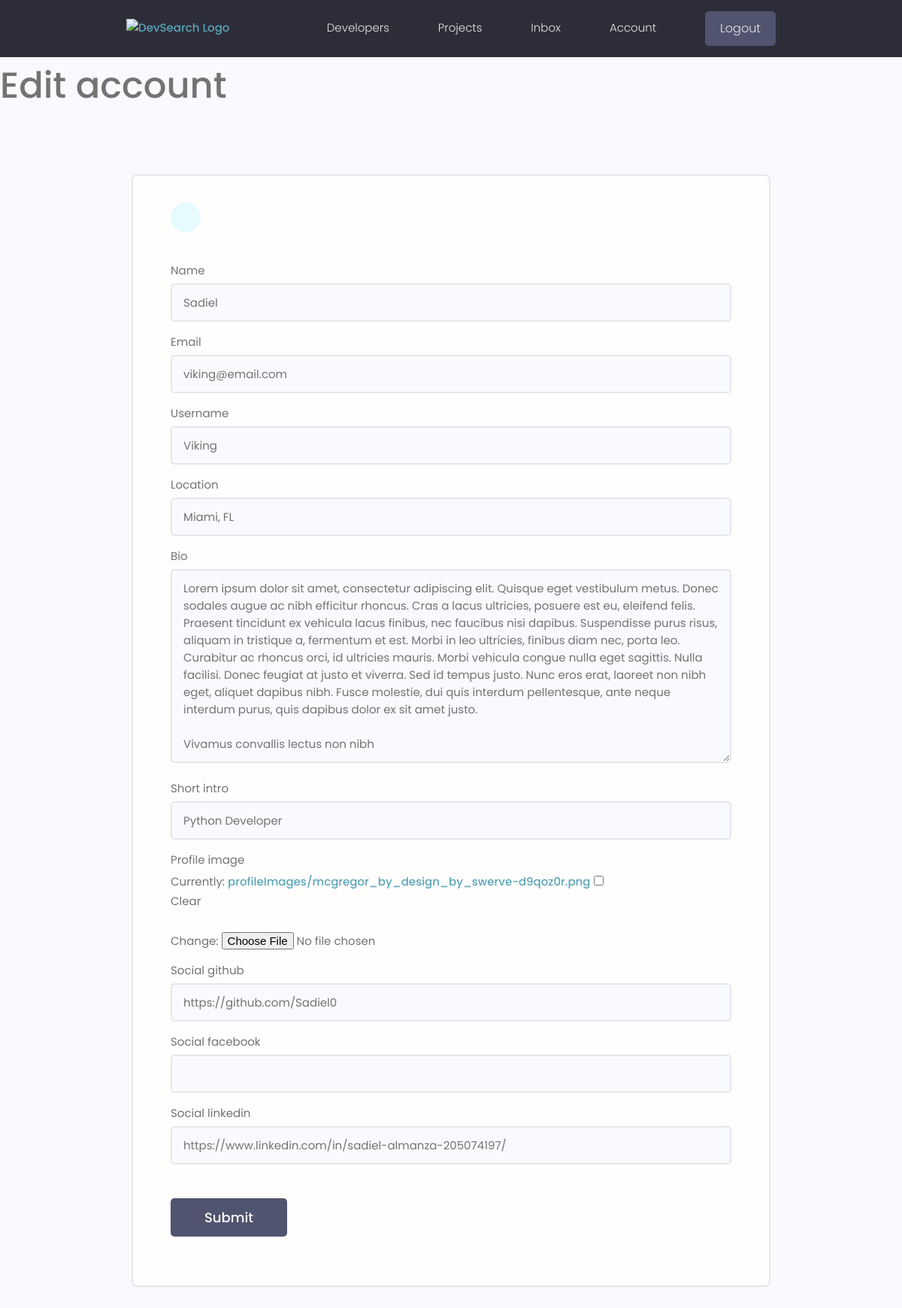
Before: /edit-account (signed in) with the older database file.
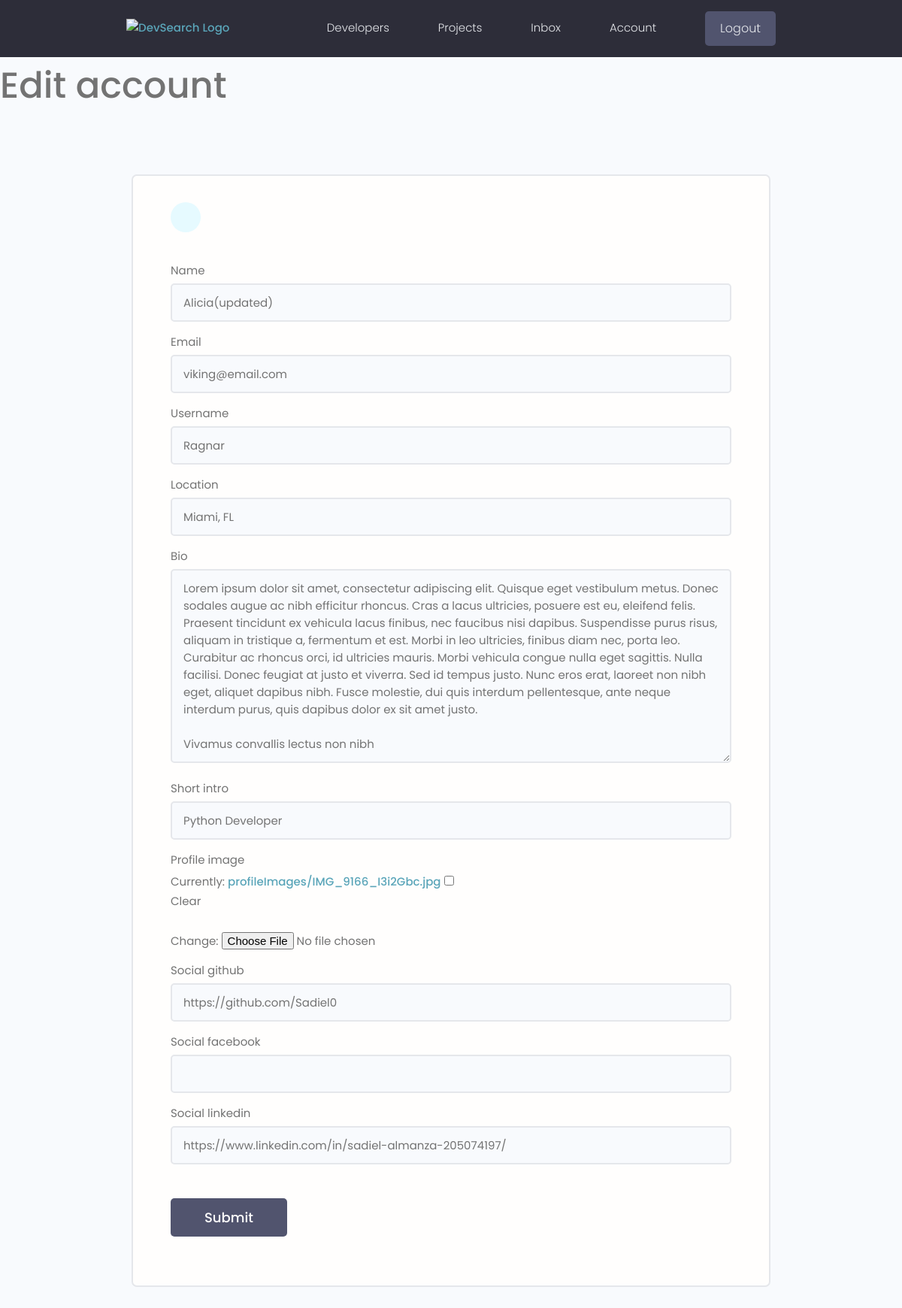
After: the same page with the newer database file.
### users/models.py (models this page shows, shortened)
class Profile(models.Model):
    user = models.OneToOneField(User, on_delete = models.CASCADE,null=True,blank=True)
    name = models.CharField(max_length=200, null=True, blank=True)
    username = models.CharField(max_length=200, null=True, blank=True)
    location = models.CharField(max_length=200, null=True, blank=True)
    email = models.EmailField(max_length=500, blank=True, null=True)
    short_intro =  models.CharField(max_length=200, null=True, blank=True)
    bio = models.TextField(blank=True, null=True)
    profile_image = models.ImageField(blank=True, null=True, upload_to='profileImages/', default = 'profileImages/user-default.png')
    social_github = models.CharField(max_length=200, null=True, blank=True)
    social_linkedin = models.CharField(max_length=200, null=True, blank=True)
    social_personal = models.CharField(max_length=200, null=True, blank=True)
    social_youtube = models.CharField(max_length=200, null=True, blank=True)
    social_instgram = models.CharField(max_length=200, null=True, blank=True)
    social_facebook = models.CharField(max_length=200, null=True, blank=True)
    created_at = models.DateTimeField(auto_now_add=True)
    id = models.UUIDField(default=uuid.uuid4, unique=True, primary_key=True, editable=False)

### users/views.py (the view)
# urls.py: path('edit-account', views.editAccount , name='edit-account'),
@login_required(login_url = 'login')
def editAccount(request):
    profile  = request.user.profile
    form = ProfileForm(instance = profile)
    if request.method == 'POST':
        form = ProfileForm(request.POST,request.FILES, instance = profile)
        if form.is_valid():
            form.save()
            return redirect('account')
    context = {'form':form}
    return render(request, 'users/profile_form.html', context)

### users/forms.py
class ProfileForm(ModelForm):
    class Meta:
        model = Profile
        fields = ['name', 'email', 'username', 'location','bio','short_intro','profile_image','social_github','social_facebook','social_linkedin']
    def __init__(self,*args , **kwargs):
        super(ProfileForm, self).__init__(*args, **kwargs)
        for name, field in self.fields.items():
            field.widget.attrs.update({'class':'input'})

### users/templates/users/profile_form.html (shortened to what this page needs)
{% extends 'main.html'%}
{% block content %}
<h1>Edit account</h1>
<main class="formPage my-xl">
    <div class="content-box">
        <div class="formWrapper">
            <a class="backButton" href="{% url 'account' %}"></a>
            <br>
            <form class="form" method="POST" action=" {% url 'edit-account' %}" enctype="multipart/form-data">
                {% for field in form %}
                <div class="form__field">
                    <label for="formInput#text">{{field.label}} </label>
                    {{field}}
                </div>
                {% endfor %}
                <input class="btn btn--sub btn--lg  my-md" type="submit" value="Submit" />
            </form>
        </div>
    </div>
</main>
{% endblock content %}

Changed rows visible on the page:
changed Profile "viking@email.com": name "Sadiel" → "Alicia(updated)"; username "Viking" → "Ragnar"
Other visible differences:
text no longer shown: "Currently: profileImages/mcgregor_by_design_by_swerve-d9qoz0r.png Clear Change:"
text now shown: "Currently: profileImages/IMG_9166_I3i2Gbc.jpg Clear Change:"
